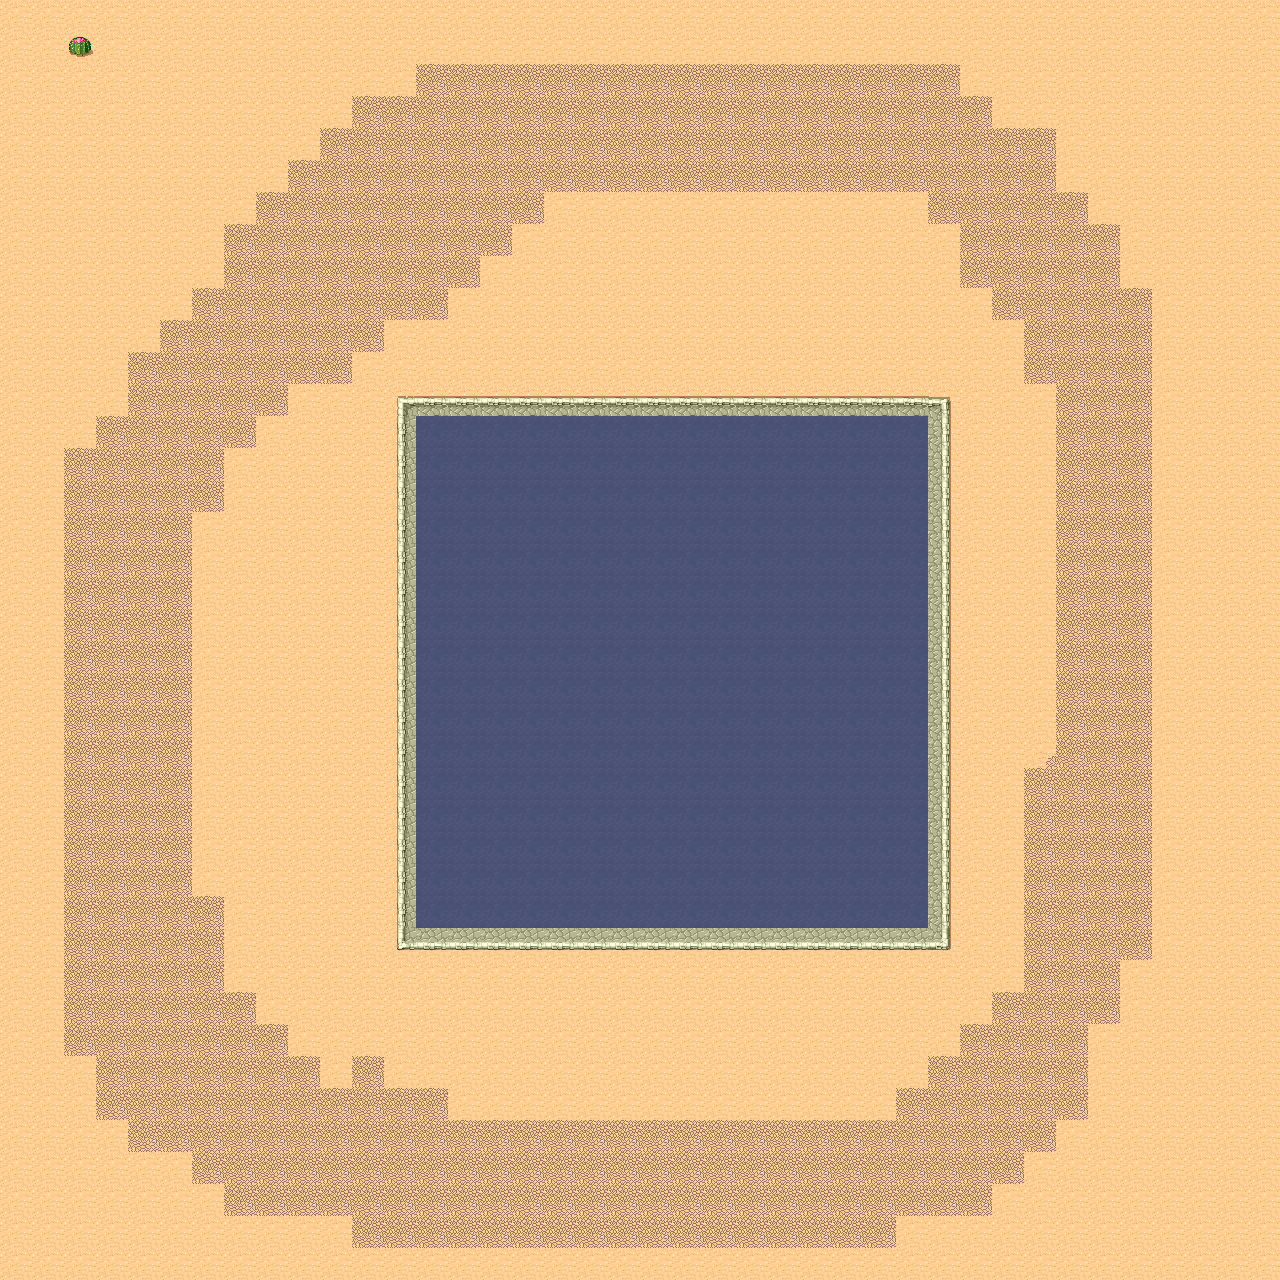

The image is a tile-based game level rendered from a .tmx file. Its description and source (layers, tilesets, objects; grid data summarised) follow:
An orthogonal 40x40 tile map with 32x32 px tiles, 3 tile layers (Ground, creaters, Pallets), 3 tilesets.

<map version="1.0" orientation="orthogonal" width="40" height="40" tilewidth="32" tileheight="32">
 <tileset firstgid="1" name="Desert" tilewidth="32" tileheight="32" spacing="1" margin="1">
  <image source="tmw_desert_spacing.png" width="265" height="199" />
  <tile id="0">
   <properties>
    <property name="obstacle" value="1" />
   </properties>
  </tile>
  <tile id="30">
   <properties>
    <property name="bluefood" value="2" />
    <property name="greenfood" value="3" />
    <property name="redfood" value="1" />
   </properties>
  </tile>
  <tile id="38">
   <properties>
    <property name="Creatercolour" value="1" />
   </properties>
  </tile>
 </tileset>
 <tileset firstgid="49" name="perspective_walls" tilewidth="32" tileheight="32">
  <image source="perspective_walls.png" width="256" height="256" />
 </tileset>
 <tileset firstgid="113" name="sewer_tileset" tilewidth="32" tileheight="32">
  <image source="sewer_tileset.png" width="192" height="217" />
 </tileset>
 <layer name="Ground" width="40" height="40">
  <data>[1600 cells, 1600 non-empty, 12 distinct tile ids]</data>
 </layer>
 <layer name="creaters" width="40" height="40">
  <data>[1600 cells, 6 non-empty, 1 distinct tile ids]</data>
 </layer>
 <layer name="Pallets" width="40" height="40">
  <data>[1600 cells, 264 non-empty, 4 distinct tile ids]</data>
 </layer>
</map>
